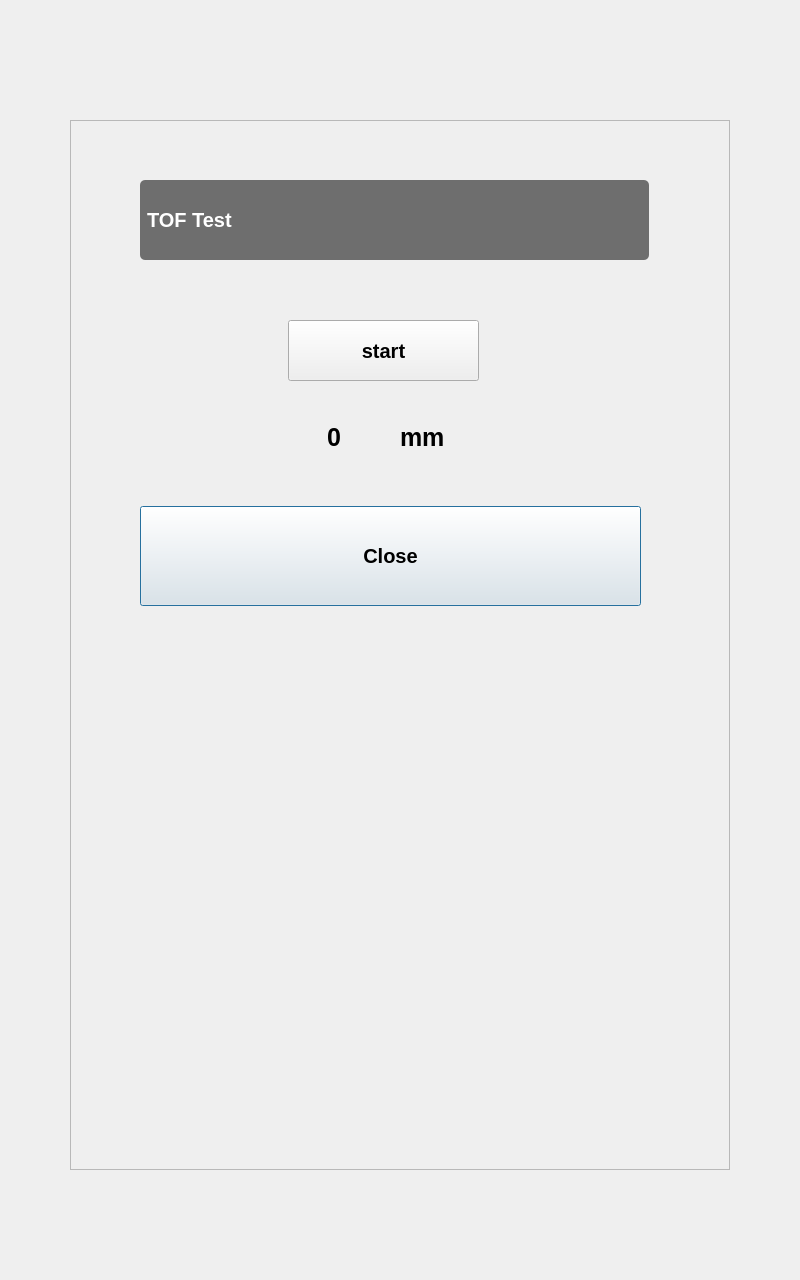
<?xml version="1.0" encoding="UTF-8"?>
<ui version="4.0">
 <class>RepairTestTOFDialog</class>
 <widget class="QDialog" name="RepairTestTOFDialog">
  <property name="geometry">
   <rect>
    <x>0</x>
    <y>0</y>
    <width>800</width>
    <height>1280</height>
   </rect>
  </property>
  <property name="windowTitle">
   <string>Dialog</string>
  </property>
  <widget class="QFrame" name="frame">
   <property name="geometry">
    <rect>
     <x>70</x>
     <y>120</y>
     <width>660</width>
     <height>1050</height>
    </rect>
   </property>
   <property name="frameShape">
    <enum>QFrame::StyledPanel</enum>
   </property>
   <property name="frameShadow">
    <enum>QFrame::Raised</enum>
   </property>
   <widget class="QLabel" name="label">
    <property name="geometry">
     <rect>
      <x>70</x>
      <y>60</y>
      <width>509</width>
      <height>80</height>
     </rect>
    </property>
    <property name="sizePolicy">
     <sizepolicy hsizetype="Preferred" vsizetype="Fixed">
      <horstretch>0</horstretch>
      <verstretch>0</verstretch>
     </sizepolicy>
    </property>
    <property name="minimumSize">
     <size>
      <width>0</width>
      <height>80</height>
     </size>
    </property>
    <property name="styleSheet">
     <string notr="true">QLabel{
border-radius:5px;
padding: 2px;
background-color: #6E6E6E;
font: bold 20px;
color:white;
qproperty-alignment: AlignCenter;
}
</string>
    </property>
    <property name="text">
     <string>TOF Test</string>
    </property>
   </widget>
   <widget class="QPushButton" name="pushButton_3">
    <property name="geometry">
     <rect>
      <x>70</x>
      <y>386</y>
      <width>501</width>
      <height>100</height>
     </rect>
    </property>
    <property name="minimumSize">
     <size>
      <width>0</width>
      <height>100</height>
     </size>
    </property>
    <property name="styleSheet">
     <string notr="true">QPushButton{
	font: bold 20px;
}</string>
    </property>
    <property name="text">
     <string>Close</string>
    </property>
   </widget>
   <widget class="QPushButton" name="pushButton">
    <property name="geometry">
     <rect>
      <x>218</x>
      <y>200</y>
      <width>191</width>
      <height>61</height>
     </rect>
    </property>
    <property name="styleSheet">
     <string notr="true">QPushButton{
font: bold 20px;
}</string>
    </property>
    <property name="text">
     <string>start</string>
    </property>
   </widget>
   <widget class="QLabel" name="label_2">
    <property name="geometry">
     <rect>
      <x>240</x>
      <y>287</y>
      <width>91</width>
      <height>61</height>
     </rect>
    </property>
    <property name="styleSheet">
     <string notr="true">QLabel{
padding: 10px;
/*background-color: #BBBBBB;*/
font: bold 25px;
qproperty-alignment: 'AlignVCenter | AlignRight';
}</string>
    </property>
    <property name="text">
     <string>0</string>
    </property>
   </widget>
   <widget class="QLabel" name="label_3">
    <property name="geometry">
     <rect>
      <x>330</x>
      <y>287</y>
      <width>61</width>
      <height>61</height>
     </rect>
    </property>
    <property name="styleSheet">
     <string notr="true">QLabel{
/*background-color: #BBBBBB;*/
font: bold 25px;
qproperty-alignment: 'AlignVCenter  | AlignLeft';
}
</string>
    </property>
    <property name="text">
     <string>mm</string>
    </property>
   </widget>
  </widget>
 </widget>
 <resources/>
 <connections/>
</ui>
